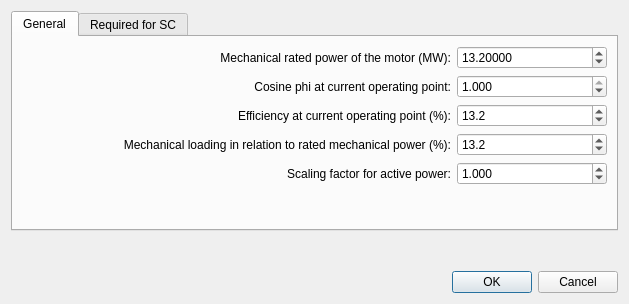
<?xml version="1.0" encoding="UTF-8"?>
<ui version="4.0">
 <class>Dialog</class>
 <widget class="QDialog" name="Dialog">
  <property name="geometry">
   <rect>
    <x>0</x>
    <y>0</y>
    <width>629</width>
    <height>304</height>
   </rect>
  </property>
  <property name="minimumSize">
   <size>
    <width>629</width>
    <height>304</height>
   </size>
  </property>
  <property name="maximumSize">
   <size>
    <width>629</width>
    <height>304</height>
   </size>
  </property>
  <property name="windowTitle">
   <string>Dialog</string>
  </property>
  <layout class="QVBoxLayout" name="verticalLayout">
   <item>
    <widget class="QTabWidget" name="tabWidget">
     <property name="currentIndex">
      <number>0</number>
     </property>
     <widget class="QWidget" name="tab">
      <attribute name="title">
       <string>General</string>
      </attribute>
      <layout class="QVBoxLayout" name="verticalLayout_3">
       <item>
        <layout class="QHBoxLayout" name="horizontalLayout">
         <item>
          <spacer name="horizontalSpacer">
           <property name="orientation">
            <enum>Qt::Horizontal</enum>
           </property>
           <property name="sizeHint" stdset="0">
            <size>
             <width>40</width>
             <height>20</height>
            </size>
           </property>
          </spacer>
         </item>
         <item>
          <widget class="QLabel" name="label">
           <property name="text">
            <string>Mechanical rated power of the motor (MW):</string>
           </property>
           <property name="alignment">
            <set>Qt::AlignRight|Qt::AlignTrailing|Qt::AlignVCenter</set>
           </property>
          </widget>
         </item>
         <item>
          <widget class="QDoubleSpinBox" name="pn_mech_mw">
           <property name="minimumSize">
            <size>
             <width>150</width>
             <height>0</height>
            </size>
           </property>
           <property name="decimals">
            <number>5</number>
           </property>
           <property name="minimum">
            <double>0.000000000000000</double>
           </property>
           <property name="maximum">
            <double>50.000000000000000</double>
           </property>
           <property name="singleStep">
            <double>0.001000000000000</double>
           </property>
           <property name="value">
            <double>13.199999999999999</double>
           </property>
          </widget>
         </item>
        </layout>
       </item>
       <item>
        <layout class="QHBoxLayout" name="horizontalLayout_4">
         <item>
          <spacer name="horizontalSpacer_2">
           <property name="orientation">
            <enum>Qt::Horizontal</enum>
           </property>
           <property name="sizeHint" stdset="0">
            <size>
             <width>40</width>
             <height>20</height>
            </size>
           </property>
          </spacer>
         </item>
         <item>
          <widget class="QLabel" name="label_4">
           <property name="text">
            <string>Cosine phi at current operating point:</string>
           </property>
           <property name="alignment">
            <set>Qt::AlignRight|Qt::AlignTrailing|Qt::AlignVCenter</set>
           </property>
          </widget>
         </item>
         <item>
          <widget class="QDoubleSpinBox" name="cos_phi">
           <property name="minimumSize">
            <size>
             <width>150</width>
             <height>0</height>
            </size>
           </property>
           <property name="decimals">
            <number>3</number>
           </property>
           <property name="minimum">
            <double>0.000000000000000</double>
           </property>
           <property name="maximum">
            <double>1.000000000000000</double>
           </property>
           <property name="singleStep">
            <double>0.050000000000000</double>
           </property>
           <property name="value">
            <double>1.000000000000000</double>
           </property>
          </widget>
         </item>
        </layout>
       </item>
       <item>
        <layout class="QHBoxLayout" name="horizontalLayout_6">
         <item>
          <spacer name="horizontalSpacer_3">
           <property name="orientation">
            <enum>Qt::Horizontal</enum>
           </property>
           <property name="sizeHint" stdset="0">
            <size>
             <width>40</width>
             <height>20</height>
            </size>
           </property>
          </spacer>
         </item>
         <item>
          <widget class="QLabel" name="label_6">
           <property name="text">
            <string>Efficiency at current operating point (%):</string>
           </property>
           <property name="alignment">
            <set>Qt::AlignRight|Qt::AlignTrailing|Qt::AlignVCenter</set>
           </property>
          </widget>
         </item>
         <item>
          <widget class="QDoubleSpinBox" name="efficiency_percent">
           <property name="minimumSize">
            <size>
             <width>150</width>
             <height>0</height>
            </size>
           </property>
           <property name="decimals">
            <number>1</number>
           </property>
           <property name="minimum">
            <double>0.000000000000000</double>
           </property>
           <property name="maximum">
            <double>100.000000000000000</double>
           </property>
           <property name="singleStep">
            <double>5.000000000000000</double>
           </property>
           <property name="value">
            <double>13.199999999999999</double>
           </property>
          </widget>
         </item>
        </layout>
       </item>
       <item>
        <layout class="QHBoxLayout" name="horizontalLayout_9">
         <item>
          <spacer name="horizontalSpacer_4">
           <property name="orientation">
            <enum>Qt::Horizontal</enum>
           </property>
           <property name="sizeHint" stdset="0">
            <size>
             <width>40</width>
             <height>20</height>
            </size>
           </property>
          </spacer>
         </item>
         <item>
          <widget class="QLabel" name="label_7">
           <property name="text">
            <string>Mechanical loading in relation to rated mechanical power (%):</string>
           </property>
           <property name="alignment">
            <set>Qt::AlignRight|Qt::AlignTrailing|Qt::AlignVCenter</set>
           </property>
          </widget>
         </item>
         <item>
          <widget class="QDoubleSpinBox" name="loading_percent">
           <property name="minimumSize">
            <size>
             <width>150</width>
             <height>0</height>
            </size>
           </property>
           <property name="decimals">
            <number>1</number>
           </property>
           <property name="minimum">
            <double>0.000000000000000</double>
           </property>
           <property name="maximum">
            <double>100.000000000000000</double>
           </property>
           <property name="singleStep">
            <double>5.000000000000000</double>
           </property>
           <property name="value">
            <double>13.199999999999999</double>
           </property>
          </widget>
         </item>
        </layout>
       </item>
       <item>
        <layout class="QHBoxLayout" name="horizontalLayout_5">
         <item>
          <spacer name="horizontalSpacer_5">
           <property name="orientation">
            <enum>Qt::Horizontal</enum>
           </property>
           <property name="sizeHint" stdset="0">
            <size>
             <width>40</width>
             <height>20</height>
            </size>
           </property>
          </spacer>
         </item>
         <item>
          <widget class="QLabel" name="label_5">
           <property name="text">
            <string>Scaling factor for active power:</string>
           </property>
           <property name="alignment">
            <set>Qt::AlignRight|Qt::AlignTrailing|Qt::AlignVCenter</set>
           </property>
          </widget>
         </item>
         <item>
          <widget class="QDoubleSpinBox" name="scaling">
           <property name="minimumSize">
            <size>
             <width>150</width>
             <height>0</height>
            </size>
           </property>
           <property name="decimals">
            <number>3</number>
           </property>
           <property name="minimum">
            <double>0.000000000000000</double>
           </property>
           <property name="maximum">
            <double>2.000000000000000</double>
           </property>
           <property name="singleStep">
            <double>0.100000000000000</double>
           </property>
           <property name="value">
            <double>1.000000000000000</double>
           </property>
          </widget>
         </item>
        </layout>
       </item>
       <item>
        <spacer name="verticalSpacer_11">
         <property name="orientation">
          <enum>Qt::Vertical</enum>
         </property>
         <property name="sizeHint" stdset="0">
          <size>
           <width>20</width>
           <height>40</height>
          </size>
         </property>
        </spacer>
       </item>
      </layout>
     </widget>
     <widget class="QWidget" name="tab_3">
      <attribute name="title">
       <string>Required for SC</string>
      </attribute>
      <layout class="QVBoxLayout" name="verticalLayout_2">
       <item>
        <layout class="QHBoxLayout" name="horizontalLayout_11">
         <item>
          <spacer name="horizontalSpacer_6">
           <property name="orientation">
            <enum>Qt::Horizontal</enum>
           </property>
           <property name="sizeHint" stdset="0">
            <size>
             <width>40</width>
             <height>20</height>
            </size>
           </property>
          </spacer>
         </item>
         <item>
          <widget class="QLabel" name="label_8">
           <property name="text">
            <string>Efficiency in relation to rated power for SC calculation (%):</string>
           </property>
           <property name="alignment">
            <set>Qt::AlignRight|Qt::AlignTrailing|Qt::AlignVCenter</set>
           </property>
          </widget>
         </item>
         <item>
          <widget class="QDoubleSpinBox" name="efficiency_n_percent">
           <property name="minimumSize">
            <size>
             <width>150</width>
             <height>0</height>
            </size>
           </property>
           <property name="decimals">
            <number>1</number>
           </property>
           <property name="minimum">
            <double>0.000000000000000</double>
           </property>
           <property name="maximum">
            <double>150.000000000000000</double>
           </property>
           <property name="singleStep">
            <double>5.000000000000000</double>
           </property>
           <property name="value">
            <double>100.000000000000000</double>
           </property>
          </widget>
         </item>
        </layout>
       </item>
       <item>
        <layout class="QHBoxLayout" name="horizontalLayout_10">
         <item>
          <widget class="QCheckBox" name="lrc_pu_check">
           <property name="toolTip">
            <string>&lt;html&gt;&lt;head/&gt;&lt;body&gt;&lt;p&gt;Relevant if the generator type is “async”.&lt;/p&gt;&lt;/body&gt;&lt;/html&gt;</string>
           </property>
           <property name="text">
            <string>Locked rotor current in relation to the rated current:</string>
           </property>
          </widget>
         </item>
         <item>
          <spacer name="horizontalSpacer_7">
           <property name="orientation">
            <enum>Qt::Horizontal</enum>
           </property>
           <property name="sizeHint" stdset="0">
            <size>
             <width>40</width>
             <height>20</height>
            </size>
           </property>
          </spacer>
         </item>
         <item>
          <widget class="QDoubleSpinBox" name="lrc_pu">
           <property name="enabled">
            <bool>false</bool>
           </property>
           <property name="minimumSize">
            <size>
             <width>150</width>
             <height>0</height>
            </size>
           </property>
           <property name="toolTip">
            <string>&lt;html&gt;&lt;head/&gt;&lt;body&gt;&lt;p&gt;Relevant if the generator type is “async”.&lt;/p&gt;&lt;/body&gt;&lt;/html&gt;</string>
           </property>
           <property name="decimals">
            <number>2</number>
           </property>
           <property name="minimum">
            <double>1.000000000000000</double>
           </property>
           <property name="maximum">
            <double>150.000000000000000</double>
           </property>
           <property name="singleStep">
            <double>0.100000000000000</double>
           </property>
           <property name="value">
            <double>5.000000000000000</double>
           </property>
          </widget>
         </item>
        </layout>
       </item>
       <item>
        <layout class="QHBoxLayout" name="horizontalLayout_2">
         <item>
          <widget class="QCheckBox" name="rx_check">
           <property name="toolTip">
            <string>&lt;html&gt;&lt;head/&gt;&lt;body&gt;&lt;p&gt;Can be one of “current_source” (full size converter), “async” (asynchronous generator), or “async_doubly_fed” (doubly fed asynchronous generator, DFIG). Represents the type of the static generator in the context of the short-circuit calculations of wind power station units. If disabled, other short-circuit-related parameters are not set.&lt;/p&gt;&lt;/body&gt;&lt;/html&gt;</string>
           </property>
           <property name="text">
            <string>R/X ratio for SC impedance:</string>
           </property>
          </widget>
         </item>
         <item>
          <spacer name="horizontalSpacer_8">
           <property name="orientation">
            <enum>Qt::Horizontal</enum>
           </property>
           <property name="sizeHint" stdset="0">
            <size>
             <width>40</width>
             <height>20</height>
            </size>
           </property>
          </spacer>
         </item>
         <item>
          <widget class="QDoubleSpinBox" name="rx">
           <property name="enabled">
            <bool>false</bool>
           </property>
           <property name="minimumSize">
            <size>
             <width>150</width>
             <height>0</height>
            </size>
           </property>
           <property name="toolTip">
            <string>&lt;html&gt;&lt;head/&gt;&lt;body&gt;&lt;p&gt;Can be one of “current_source” (full size converter), “async” (asynchronous generator), or “async_doubly_fed” (doubly fed asynchronous generator, DFIG). Represents the type of the static generator in the context of the short-circuit calculations of wind power station units. If disabled, other short-circuit-related parameters are not set.&lt;/p&gt;&lt;/body&gt;&lt;/html&gt;</string>
           </property>
           <property name="decimals">
            <number>5</number>
           </property>
           <property name="minimum">
            <double>0.000000000000000</double>
           </property>
           <property name="maximum">
            <double>1000.000000000000000</double>
           </property>
           <property name="singleStep">
            <double>0.001000000000000</double>
           </property>
           <property name="value">
            <double>0.001000000000000</double>
           </property>
          </widget>
         </item>
        </layout>
       </item>
       <item>
        <layout class="QHBoxLayout" name="horizontalLayout_14">
         <item>
          <widget class="QCheckBox" name="vn_kv_check">
           <property name="text">
            <string>Rated voltage (kV):</string>
           </property>
          </widget>
         </item>
         <item>
          <spacer name="horizontalSpacer_9">
           <property name="orientation">
            <enum>Qt::Horizontal</enum>
           </property>
           <property name="sizeHint" stdset="0">
            <size>
             <width>40</width>
             <height>20</height>
            </size>
           </property>
          </spacer>
         </item>
         <item>
          <widget class="QDoubleSpinBox" name="vn_kv">
           <property name="enabled">
            <bool>false</bool>
           </property>
           <property name="minimumSize">
            <size>
             <width>150</width>
             <height>0</height>
            </size>
           </property>
           <property name="decimals">
            <number>3</number>
           </property>
           <property name="minimum">
            <double>0.000000000000000</double>
           </property>
           <property name="maximum">
            <double>5000.000000000000000</double>
           </property>
           <property name="singleStep">
            <double>1.000000000000000</double>
           </property>
           <property name="value">
            <double>6.600000000000000</double>
           </property>
          </widget>
         </item>
        </layout>
       </item>
       <item>
        <layout class="QHBoxLayout" name="horizontalLayout_8">
         <item>
          <widget class="QCheckBox" name="cos_phi_n_check">
           <property name="toolTip">
            <string>&lt;html&gt;&lt;head/&gt;&lt;body&gt;&lt;p&gt;The factor for the calculation of the peak short-circuit current, referred to the high-voltage side (provided by the manufacturer). Relevant if the generator type is “async_doubly_fed”.&lt;/p&gt;&lt;/body&gt;&lt;/html&gt;</string>
           </property>
           <property name="text">
            <string>Cosine phi at rated power for SC calculation:</string>
           </property>
          </widget>
         </item>
         <item>
          <spacer name="horizontalSpacer_10">
           <property name="orientation">
            <enum>Qt::Horizontal</enum>
           </property>
           <property name="sizeHint" stdset="0">
            <size>
             <width>40</width>
             <height>20</height>
            </size>
           </property>
          </spacer>
         </item>
         <item>
          <widget class="QDoubleSpinBox" name="cos_phi_n">
           <property name="enabled">
            <bool>false</bool>
           </property>
           <property name="minimumSize">
            <size>
             <width>150</width>
             <height>0</height>
            </size>
           </property>
           <property name="toolTip">
            <string>&lt;html&gt;&lt;head/&gt;&lt;body&gt;&lt;p&gt;The factor for the calculation of the peak short-circuit current, referred to the high-voltage side (provided by the manufacturer). Relevant if the generator type is “async_doubly_fed”.&lt;/p&gt;&lt;/body&gt;&lt;/html&gt;</string>
           </property>
           <property name="decimals">
            <number>3</number>
           </property>
           <property name="minimum">
            <double>0.000000000000000</double>
           </property>
           <property name="maximum">
            <double>150.000000000000000</double>
           </property>
           <property name="singleStep">
            <double>0.050000000000000</double>
           </property>
           <property name="value">
            <double>0.900000000000000</double>
           </property>
          </widget>
         </item>
        </layout>
       </item>
       <item>
        <spacer name="verticalSpacer_10">
         <property name="orientation">
          <enum>Qt::Vertical</enum>
         </property>
         <property name="sizeHint" stdset="0">
          <size>
           <width>20</width>
           <height>40</height>
          </size>
         </property>
        </spacer>
       </item>
      </layout>
     </widget>
    </widget>
   </item>
   <item>
    <spacer name="verticalSpacer">
     <property name="orientation">
      <enum>Qt::Vertical</enum>
     </property>
     <property name="sizeHint" stdset="0">
      <size>
       <width>20</width>
       <height>40</height>
      </size>
     </property>
    </spacer>
   </item>
   <item>
    <widget class="QDialogButtonBox" name="buttonBox">
     <property name="orientation">
      <enum>Qt::Horizontal</enum>
     </property>
     <property name="standardButtons">
      <set>QDialogButtonBox::Cancel|QDialogButtonBox::Ok</set>
     </property>
    </widget>
   </item>
  </layout>
 </widget>
 <resources/>
 <connections>
  <connection>
   <sender>buttonBox</sender>
   <signal>accepted()</signal>
   <receiver>Dialog</receiver>
   <slot>accept()</slot>
   <hints>
    <hint type="sourcelabel">
     <x>260</x>
     <y>468</y>
    </hint>
    <hint type="destinationlabel">
     <x>157</x>
     <y>274</y>
    </hint>
   </hints>
  </connection>
  <connection>
   <sender>buttonBox</sender>
   <signal>rejected()</signal>
   <receiver>Dialog</receiver>
   <slot>reject()</slot>
   <hints>
    <hint type="sourcelabel">
     <x>328</x>
     <y>468</y>
    </hint>
    <hint type="destinationlabel">
     <x>286</x>
     <y>274</y>
    </hint>
   </hints>
  </connection>
  <connection>
   <sender>vn_kv_check</sender>
   <signal>toggled(bool)</signal>
   <receiver>vn_kv</receiver>
   <slot>setEnabled(bool)</slot>
   <hints>
    <hint type="sourcelabel">
     <x>187</x>
     <y>182</y>
    </hint>
    <hint type="destinationlabel">
     <x>851</x>
     <y>186</y>
    </hint>
   </hints>
  </connection>
  <connection>
   <sender>rx_check</sender>
   <signal>toggled(bool)</signal>
   <receiver>rx</receiver>
   <slot>setEnabled(bool)</slot>
   <hints>
    <hint type="sourcelabel">
     <x>201</x>
     <y>145</y>
    </hint>
    <hint type="destinationlabel">
     <x>851</x>
     <y>149</y>
    </hint>
   </hints>
  </connection>
  <connection>
   <sender>lrc_pu_check</sender>
   <signal>toggled(bool)</signal>
   <receiver>lrc_pu</receiver>
   <slot>setEnabled(bool)</slot>
   <hints>
    <hint type="sourcelabel">
     <x>370</x>
     <y>108</y>
    </hint>
    <hint type="destinationlabel">
     <x>851</x>
     <y>112</y>
    </hint>
   </hints>
  </connection>
  <connection>
   <sender>cos_phi_n_check</sender>
   <signal>toggled(bool)</signal>
   <receiver>cos_phi_n</receiver>
   <slot>setEnabled(bool)</slot>
   <hints>
    <hint type="sourcelabel">
     <x>219</x>
     <y>227</y>
    </hint>
    <hint type="destinationlabel">
     <x>851</x>
     <y>230</y>
    </hint>
   </hints>
  </connection>
 </connections>
</ui>
